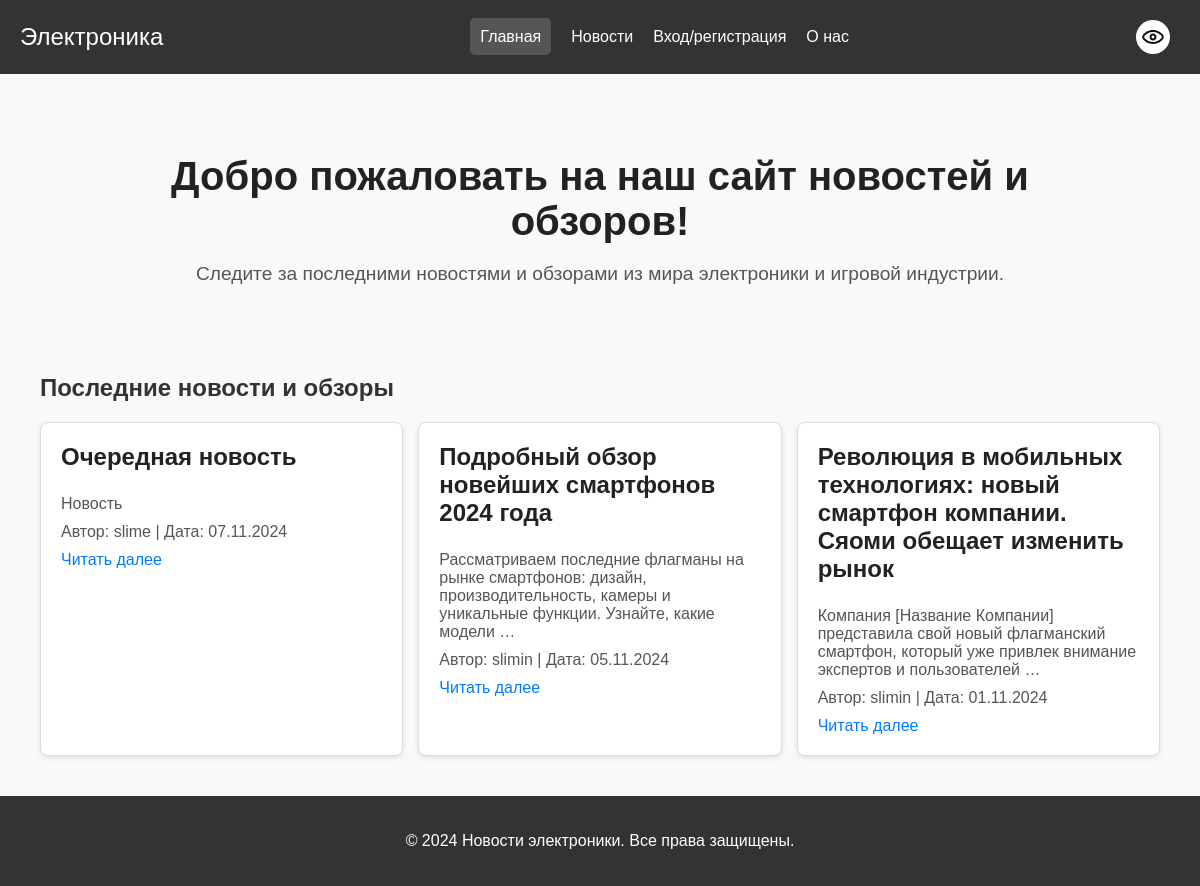
The app's page /, older data.
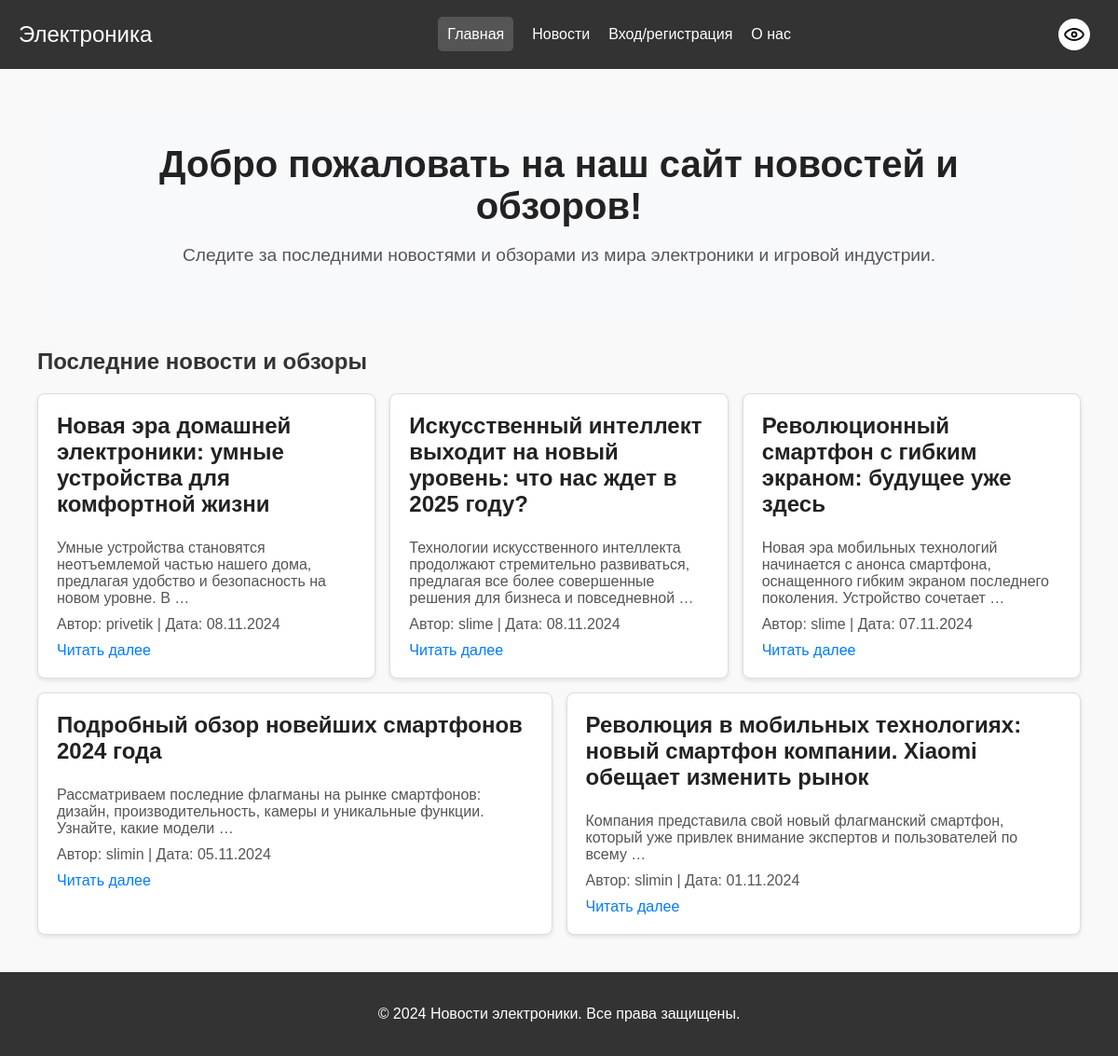
The same page, newer data.
### news/models.py (models this page shows, shortened)
class Content(models.Model):
    CONTENT_TYPES = [
        ('news', 'Новости'),
        ('review', 'Обзор'),
    ]
    title = models.CharField(max_length=200)
    content = models.TextField()
    created_at = models.DateTimeField(auto_now_add=True)
    author = models.ForeignKey('UserProfile', on_delete=models.CASCADE)
    type = models.CharField(max_length=10, choices=CONTENT_TYPES)
    age_restriction = models.BooleanField(default=False, verbose_name="Возрастные ограничения")

class UserProfile(AbstractUser):
    username = models.CharField(max_length=20, unique=True, blank=False)
    nickname = models.CharField(max_length=15, blank=False)
    birthdate = models.DateField(blank=False, null=False)
    avatar = models.ImageField(upload_to='user_avatars', default='user_avatars/default-avatar.png')
    email = models.EmailField(unique=True)
    can_publish_content = models.BooleanField(default=True, verbose_name='Может публиковать контент')

### news/views.py (the view)
# urls.py: path('', views.index, name='index'),
def index(request):
    latest_news = Content.objects.order_by('-created_at')[:6]
    return render(request, 'index.html', {'latest_news': latest_news})

### news/templates/index.html (shortened to what this page needs)
{% extends 'base.html' %}
{% load static %}
{% block extra_css %}
<link rel="stylesheet" href="{% static 'css/index.css' %}">
{% endblock %}
{% block content %}
<div class="content-container">
    <div class="banner">
        <h1>Добро пожаловать на наш сайт новостей и обзоров!</h1>
        <p>Следите за последними новостями и обзорами из мира электроники и игровой индустрии.</p>
    </div>
    <div class="latest-content">
        <h2>Последние новости и обзоры</h2>
        <div class="content-cards">
            {% for news in latest_news %}
                <div class="content-card">
                    <h3>{{ news.title }}</h3>
                    <p>{{ news.content|truncatewords:15 }}</p>
                    <p>Автор: {{ news.author.username }} | Дата: {{ news.created_at|date:"d.m.Y" }}</p>
                    <a href="{% url 'content_detail' news.id %}">Читать далее</a>
                </div>
            {% empty %}
                <p>Нет доступных новостей или обзоров.</p>
            {% endfor %}
        </div>
    </div>
</div>
{% endblock %}

Row changes from the older to the newer data that the page shows:
added Content: title "Новая эра домашней электроники: умные устройства для комфортной жизни", content "Умные устройства становятся неотъемлемой частью нашего дома, предлагая удобство и безопасность на новом уровне. В …", author.username "privetik", created_at "08.11.2024"
added Content: title "Искусственный интеллект выходит на новый уровень: что нас ждет в 2025 году?", content "Технологии искусственного интеллекта продолжают стремительно развиваться, предлагая все более совершенные решения для бизнеса и повседневной …", author.username "slime", created_at "08.11.2024"
changed Content: title "Очередная новость" → "Революционный смартфон с гибким экраном: будущее уже здесь"; content "Новость" → "Новая эра мобильных технологий начинается с анонса смартфона, оснащенного гибким экраном последнего поколения. Устройство сочетает …"
changed Content: title "Революция в мобильных технологиях: новый смартфон компании. Сяоми обещает изменить рынок" → "Революция в мобильных технологиях: новый смартфон компании. Xiaomi обещает изменить рынок"; content "Компания [Название Компании] представила свой новый флагманский смартфон, который уже привлек внимание экспертов и пользователей …" → "Компания представила свой новый флагманский смартфон, который уже привлек внимание экспертов и пользователей по всему …"
